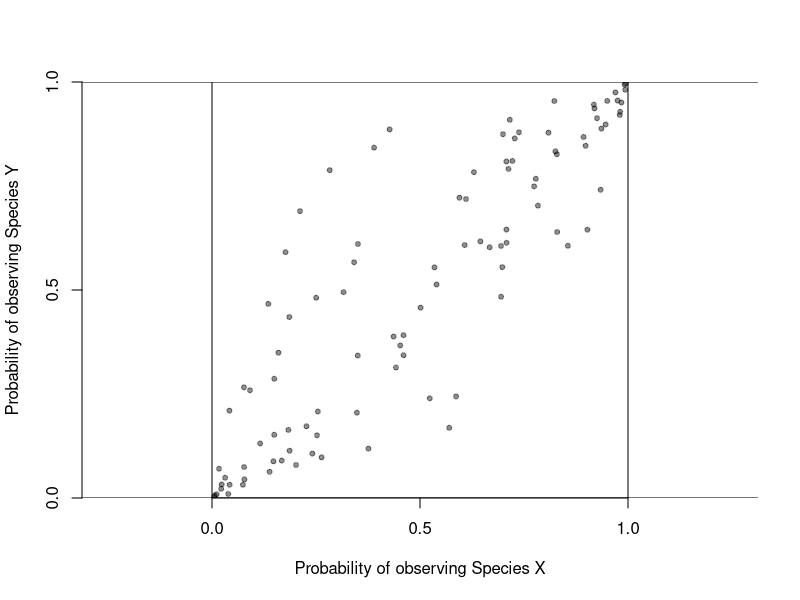

Write the R code that produced this figure.
# Figure for correlated pairs of species

library(MASS)
set.seed(1)

# Red is mean(x_i * y_i): includes covariance information
# Black is mean(x_i) * mean(y_i): no covariance

n = 100

Sigma0 = matrix(c(0,0,0,0), ncol = 2)
Sigma1 = matrix(c(5, -4.95, -4.95, 5), ncol = 2) * 2
Sigma2 = matrix(c(6, 5.5, 5.5, 6), ncol = 2)
Sigma3 = matrix(c(4,0,0,4), ncol = 2)

# Ensure that both species will occur exactly half the time:
deviations = scale(
  mvrnorm(n = n, mu = c(0, 0), Sigma = Sigma2),
  scale = FALSE
)

# Scaling didn't actually work quite right...

p = plogis(deviations)



plot(
  p, 
  xlim = c(0, 1), 
  ylim = c(0,1),
  pch = 20, 
  col = "#00000070", 
  xaxs = "i", 
  yaxs = "i",
  xlab = "Probability of observing Species X",
  ylab = "Probability of observing Species Y",
  asp = 1,
  cex = 1,
  axes = FALSE
)
axis(1, c(0, .5, 1))
axis(2, c(0, .5, 1))
abline(v = c(0, 1), h = c(0, 1))


mean(apply(p, 1, prod))
prod(colMeans(p))

